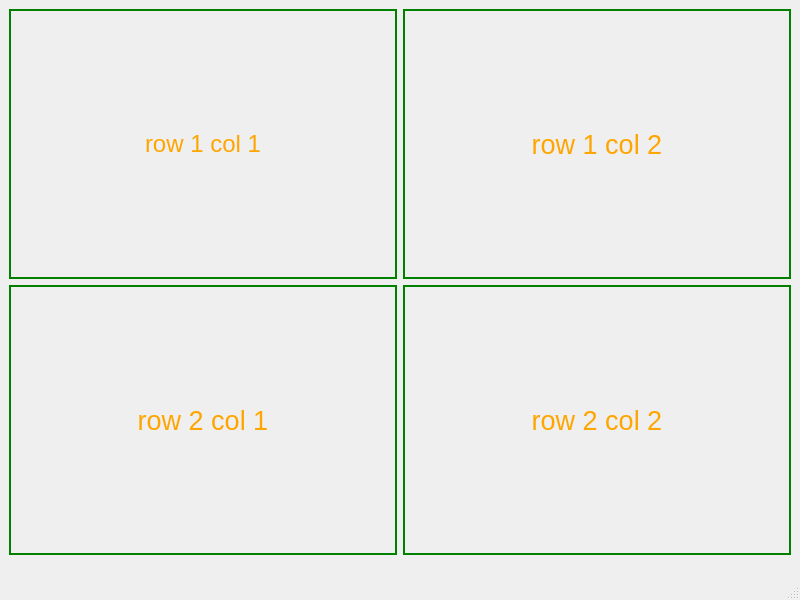
<?xml version="1.0" encoding="UTF-8"?>
<ui version="4.0">
 <class>MainWindow</class>
 <widget class="QMainWindow" name="MainWindow">
  <property name="geometry">
   <rect>
    <x>0</x>
    <y>0</y>
    <width>800</width>
    <height>600</height>
   </rect>
  </property>
  <property name="font">
   <font>
    <pointsize>20</pointsize>
   </font>
  </property>
  <property name="windowTitle">
   <string>MainWindow</string>
  </property>
  <widget class="QWidget" name="centralwidget">
   <property name="styleSheet">
    <string notr="true">QLabel{
color:orange;
border:2px solid green;

}</string>
   </property>
   <layout class="QGridLayout" name="gridLayout_2">
    <item row="0" column="0">
     <layout class="QGridLayout" name="gridLayout">
      <item row="0" column="0">
       <widget class="QLabel" name="label_2">
        <property name="font">
         <font>
          <pointsize>18</pointsize>
         </font>
        </property>
        <property name="text">
         <string>row 1 col 1</string>
        </property>
        <property name="alignment">
         <set>Qt::AlignmentFlag::AlignCenter</set>
        </property>
       </widget>
      </item>
      <item row="0" column="1">
       <widget class="QLabel" name="label">
        <property name="font">
         <font>
          <pointsize>20</pointsize>
         </font>
        </property>
        <property name="text">
         <string>row 1 col 2</string>
        </property>
        <property name="alignment">
         <set>Qt::AlignmentFlag::AlignCenter</set>
        </property>
       </widget>
      </item>
      <item row="1" column="1">
       <widget class="QLabel" name="label_4">
        <property name="text">
         <string>row 2 col 2</string>
        </property>
        <property name="alignment">
         <set>Qt::AlignmentFlag::AlignCenter</set>
        </property>
       </widget>
      </item>
      <item row="1" column="0">
       <widget class="QLabel" name="label_3">
        <property name="text">
         <string>row 2 col 1</string>
        </property>
        <property name="alignment">
         <set>Qt::AlignmentFlag::AlignCenter</set>
        </property>
       </widget>
      </item>
     </layout>
    </item>
   </layout>
  </widget>
  <widget class="QMenuBar" name="menubar">
   <property name="geometry">
    <rect>
     <x>0</x>
     <y>0</y>
     <width>800</width>
     <height>49</height>
    </rect>
   </property>
  </widget>
  <widget class="QStatusBar" name="statusbar"/>
 </widget>
 <resources/>
 <connections/>
</ui>
